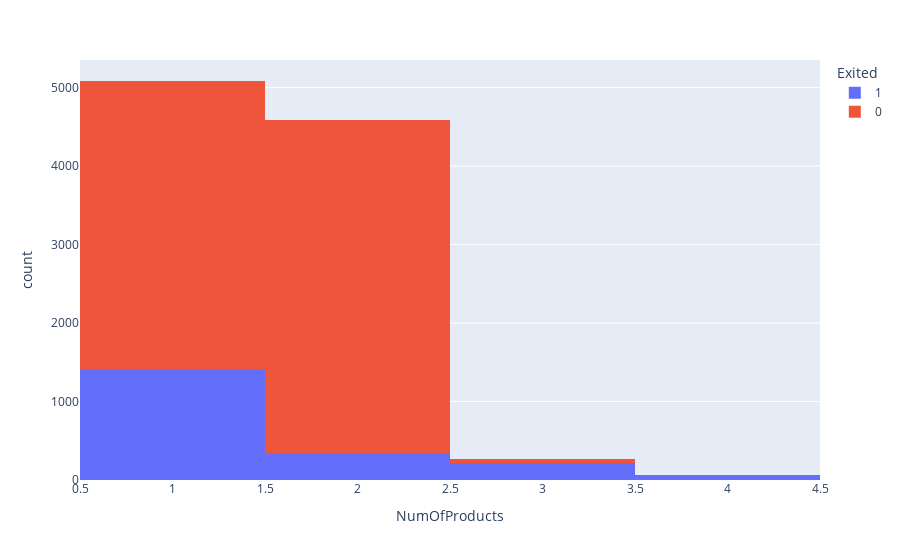

Notebook code for this chart:
### Code cell
import plotly.express as px
df = px.data.tips()
fig = px.histogram(churn_data, x="NumOfProducts", color="Exited")
fig.show()

### Figure 1 — Plotly figure (JSON) as saved in the notebook; plotly's stock layout.template omitted (floating-point values rounded to 4 significant figures; data arrays with more than 128 entries replaced by an {"elided": "..."} marker saying what was removed)
{"data": [{"alignmentgroup": "True", "bingroup": "x", "hovertemplate": "Exited=1<br>NumOfProducts=%{x}<br>count=%{y}<extra></extra>", "legendgroup": "1", "marker": {"color": "#636efa", "pattern": {"shape": ""}}, "name": "1", "offsetgroup": "1", "orientation": "v", "showlegend": true, "type": "histogram", "x": {"elided": "2037 int values"}, "xaxis": "x", "yaxis": "y"}, {"alignmentgroup": "True", "bingroup": "x", "hovertemplate": "Exited=0<br>NumOfProducts=%{x}<br>count=%{y}<extra></extra>", "legendgroup": "0", "marker": {"color": "#EF553B", "pattern": {"shape": ""}}, "name": "0", "offsetgroup": "0", "orientation": "v", "showlegend": true, "type": "histogram", "x": {"elided": "7963 int values"}, "xaxis": "x", "yaxis": "y"}], "layout": {"barmode": "relative", "legend": {"title": {"text": "Exited"}, "tracegroupgap": 0}, "margin": {"t": 60}, "xaxis": {"anchor": "y", "domain": [0, 1], "title": {"text": "NumOfProducts"}}, "yaxis": {"anchor": "x", "domain": [0, 1], "title": {"text": "count"}}}}
